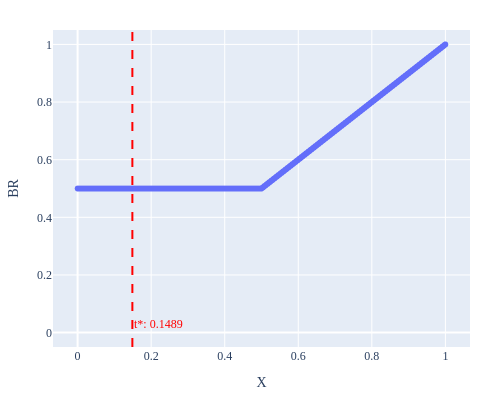

Source (notebook cell):
### Code cell
a, b = [1], [2]
ab = np.unique(sorted(a+b)).tolist()

display_partition_result(X, thresholds, priors, c, tt, a, b)

X_p = best_response_vectorized(X, thresholds[ab], priors[ab], c)
fig = px.scatter(x=X, y=X_p, labels={"x": "X", "y": "BR"})
fig.add_vline(x=tt, annotation=dict(text=f"t*: {tt:.4f}",y=0.1, font=dict(color="red")), line=dict(dash="dash", color="red"))
fig.update_layout(width=500, height=400, yaxis=dict(range=[-0.05, 1.05]))

### Figure 1 — Plotly figure (JSON) as saved in the notebook; plotly's stock layout.template omitted (floating-point values rounded to 4 significant figures; data arrays with more than 128 entries replaced by an {"elided": "..."} marker saying what was removed)
{"data": [{"hovertemplate": "X=%{x}<br>BR=%{y}<extra></extra>", "legendgroup": "", "marker": {"color": "#636efa", "symbol": "circle"}, "mode": "markers", "name": "", "showlegend": false, "type": "scattergl", "x": {"elided": "10001 float values"}, "xaxis": "x", "y": {"elided": "10001 float values"}, "yaxis": "y"}], "layout": {"annotations": [{"font": {"color": "red"}, "showarrow": false, "text": "t*: 0.1489", "x": 0.1489, "xanchor": "left", "xref": "x", "y": 0.1, "yanchor": "top", "yref": "y domain"}], "height": 400, "legend": {"tracegroupgap": 0}, "shapes": [{"line": {"color": "red", "dash": "dash"}, "type": "line", "x0": 0.1489, "x1": 0.1489, "xref": "x", "y0": 0, "y1": 1, "yref": "y domain"}], "width": 500, "xaxis": {"anchor": "y", "domain": [0, 1], "title": {"text": "X"}}, "yaxis": {"anchor": "x", "domain": [0, 1], "range": [-0.05, 1.05], "title": {"text": "BR"}}}}
